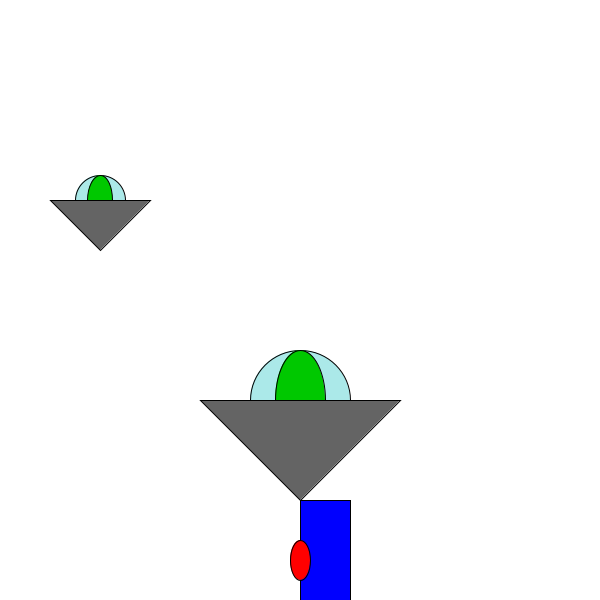
Frame 1 (no input)
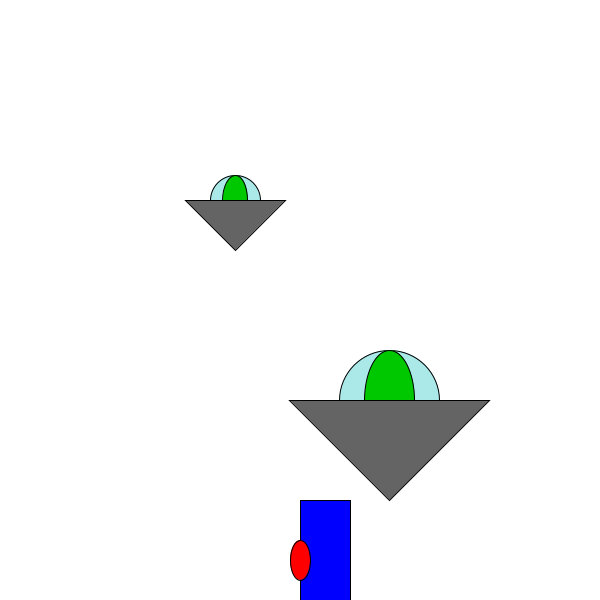
Frame 60 (the mouse pressed at the canvas centre just before this capture)
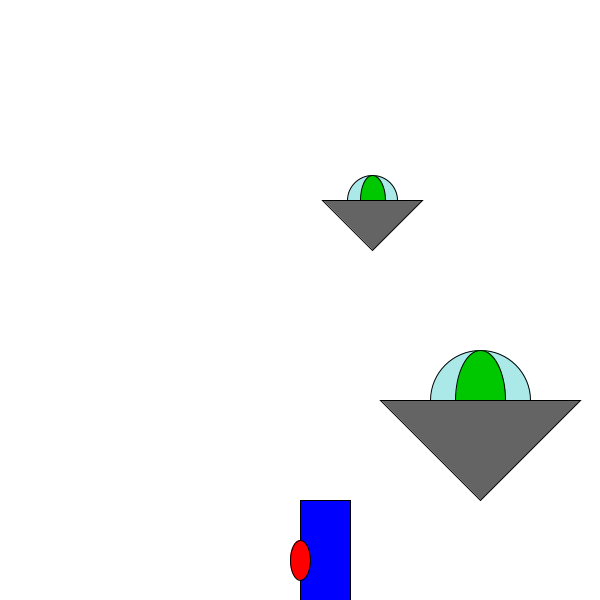
Frame 120 (the mouse held since frame 60 and released just before this capture)

The Processing sketch that drew these frames (run headless with seeded random() and noise(); from frame 60 on, the mouse is pressed at the canvas centre):

// Processing sketch: marcianos
// ── marcianos.pde
Nave nave1, nave2;
Arma arma;
Bala b;
void setup() {
  size(600, 600);
  nave1 = new Nave();
  nave2 = new Nave(300, 400, 100);
  arma = new Arma();
  b = new Bala();
}
void draw() {
  background(255);
  nave1.dibujar();
  nave2.dibujar();
  nave1.mover();
  nave2.mover();
  arma.dibujar();
  b.dibujar();
  b.mover();
  if (keyPressed) {
    arma.mover(keyCode);
  }
}
void keyPressed() {
  if (keyCode==' ') {
    b.disparar();
  }
}

// ── claseArma.pde
class Arma {
  int ax, ay, atam;
  Arma() {
    atam = 100;
    ax = width/2;
    ay = height-atam;
  }
  void dibujar() {
    fill(0, 0, 255);
    rect(ax, ay, atam/2, atam);
  }
  void mover(int tecla) {
    if (tecla==RIGHT && ax<width-atam) {
      ax += 2;
    }
    if (tecla==LEFT && ax>0) {
      ax -= 2;
    }
  }
}

// ── claseNave.pde
class Nave {
  float px, py, tam;
  float dx;
  Nave() {
    px = 100;
    py = 200;
    tam = 50;
    dx = random(1, 3);
  }
  Nave (float ppx, float py_, float tam) {
    px = ppx;
    py = py_;
    this.tam = tam;
    dx = random(1, 3);
  }
  void dibujar() {
    fill(40, 200, 200, 100);
    ellipse(px, py, tam, tam);
    fill(0, 200, 0);
    ellipse(px, py, tam/2, tam);
    fill(100);
    triangle(px-tam, py, px+tam, py, px, py+tam);
  }
  void mover() {
    if (px>width+tam/2) {
      px = -tam;
      py = random(height/2);
      dx = random(2, 4);
    }
    px+= dx;
  }
}

// ── claseProyectil.pde
class Bala {
  int bx, by, btam;
  boolean disparada;
  Bala() {
    btam = 40;
    bx = width/2;
    by = height-btam;
    disparada = false;
  }
  void dibujar() {
    fill(255, 0, 0);
    ellipse(bx, by, btam/2, btam);
  }
  void mover() {
    if (disparada && by>0) {
      by -= 10;
    } else {
      by = height-btam;
      disparada = false;
    }
  }
  void disparar() {
    disparada = true;
  }
}
